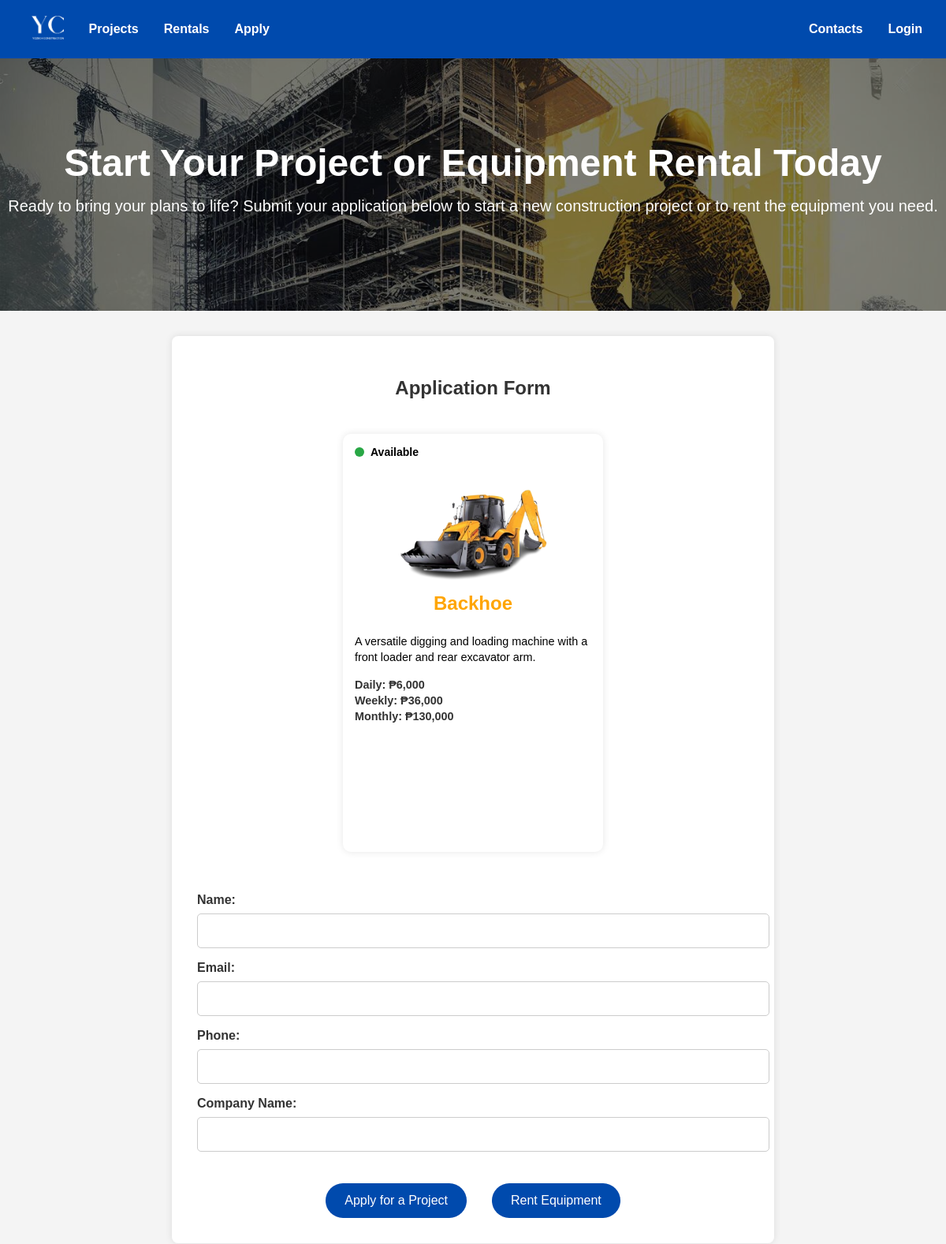
Page /apply.php?equipment=Backhoe (upper part) on the earlier database version.
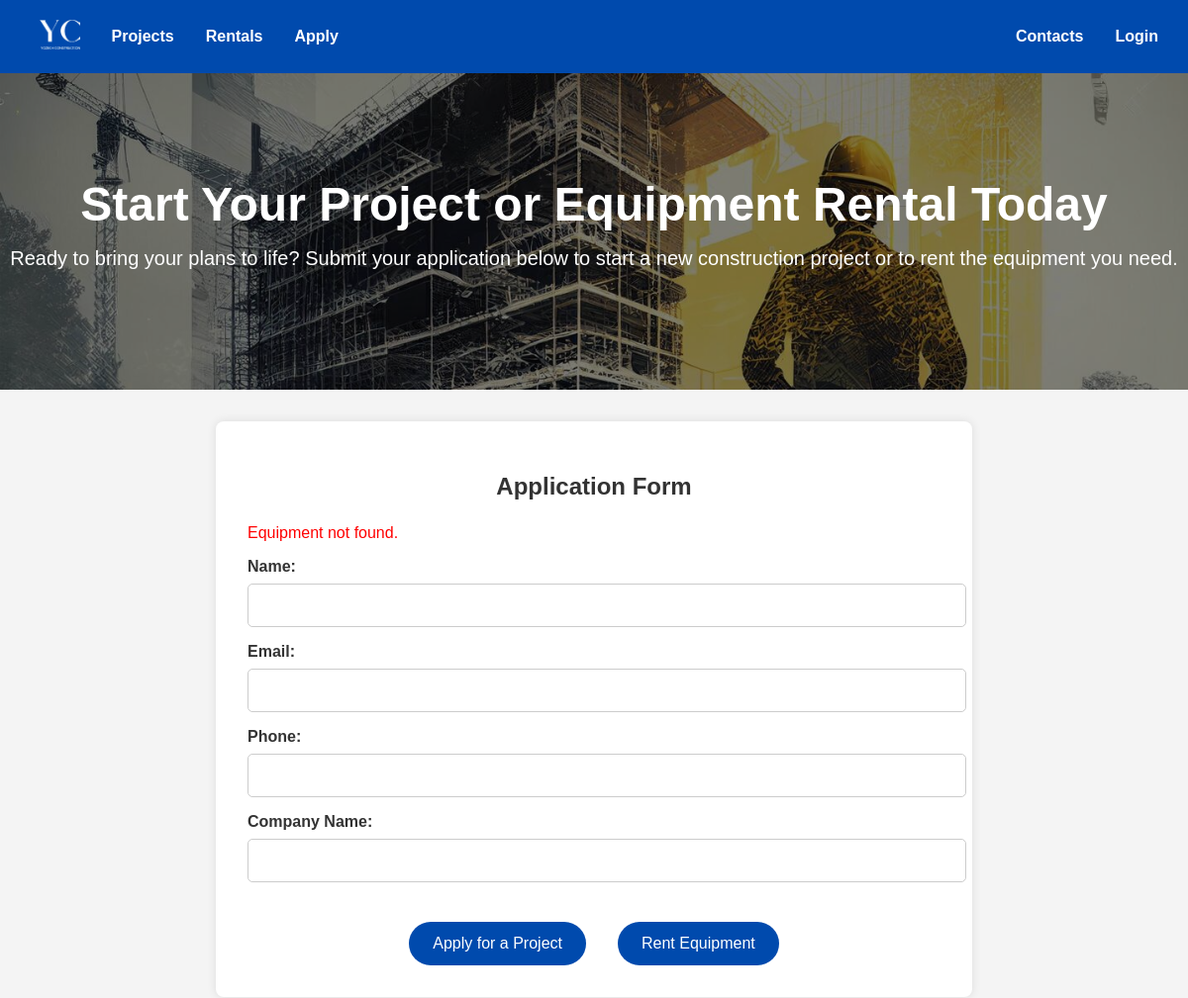
Same page on the later database version.
### tables this page shows
CREATE TABLE `equipment` (
  `EquipmentID` int(11) NOT NULL,
  `EquipmentName` varchar(100) DEFAULT NULL,
  `RentalStartDate` date DEFAULT NULL,
  `RentalEndDate` date DEFAULT NULL,
  `NeedsOperator` tinyint(1) DEFAULT 0,
  `Description` text DEFAULT NULL,
  `ImagePath` varchar(255) DEFAULT NULL,
  `DailyPrice` decimal(10,2) DEFAULT NULL,
  `WeeklyPrice` decimal(10,2) DEFAULT NULL,
  `MonthlyPrice` decimal(10,2) DEFAULT NULL,
  `Availability` enum('Available','Unavailable') DEFAULT 'Available'
);

### Apply.php (the view, shortened to what this page needs)
<!DOCTYPE html>
<html lang="en">
<head>
  <link rel="stylesheet" href="style.css" />
</head>
<body>
  <?php include 'navbar.php'; ?>
  <main>
  <section class="header">
    <h1 class="apply">Start Your Project or Equipment Rental Today</h1>
    <p class="apply">Ready to bring your plans to life? Submit your application below to start a new construction project or to rent the equipment you need.</p>
  </section>
  <div class="application-form">
    <h2>Application Form</h2>
<?php
include 'database.php';
if (isset($_GET['equipment'])) {
  $equipmentName = $_GET['equipment'];
  $stmt = $conn->prepare("SELECT * FROM equipment WHERE EquipmentName = ?");
  $stmt->bind_param("s", $equipmentName);
  $stmt->execute();
  $result = $stmt->get_result();
  if ($row = $result->fetch_assoc()) {
    ?>
      <div class="equipment-preview">
        <div class="rental-card <?= strtolower($row['Availability']) ?>" style="margin: 20px 0;">
          <div class="status-label">
            <span class="dot <?= $row['Availability'] === 'Available' ? 'green' : 'red' ?>"></span> <?= $row['Availability'] ?>
          </div>
          <img src="<?= htmlspecialchars($row['ImagePath']) ?>" alt="<?= htmlspecialchars($row['EquipmentName']) ?>" style="width: 100%; height: 150px; object-fit: contain;">
          <div class="card-body">
            <h2 class="title" style="text-align: center; color: orange;"><?= htmlspecialchars($row['EquipmentName']) ?></h2>
            <p><?= nl2br(htmlspecialchars($row['Description'])) ?></p>
            <p class="price" style="font-weight: bold;">
              Daily: ₱<?= number_format($row['DailyPrice']) ?><br>
              Weekly: ₱<?= number_format($row['WeeklyPrice']) ?><br>
              Monthly: ₱<?= number_format($row['MonthlyPrice']) ?>
            </p>
        </div>
      </div>
    </div>
    <?php
  } else {
    echo "<p style='color: red;'>Equipment not found.</p>";
  }
}
?>
    <form>
      <label for="name">Name:</label>
      <input type="text" id="name" name="name" required>
      <label for="email">Email:</label>
      <input type="email" id="email" name="email" required>
      <label for="phone">Phone:</label>
      <input type="tel" id="phone" name="phone" required>
      <label for="company">Company Name:</label>
      <input type="text" id="company" name="company">
      <div class="purpose-buttons">
        <a href="apply_project.php"><button type="button">Apply for a Project</button></a>
        <a href="rent_equipment.php"><button type="button">Rent Equipment</button></a>
      </div>
    </form>
  </div>
    </main>
</body>
</html>

Differences in the rows shown:
removed equipment: Availability "Available", ImagePath (picture), EquipmentName "Backhoe", Description "A versatile digging and loading machine with a front loader and rear excavator arm.", DailyPrice "6,000", WeeklyPrice "36,000", MonthlyPrice "130,000"
Other differences:
text no longer shown: "Daily: ₱ Weekly: ₱ Monthly: ₱"
text now shown: "Equipment not found."
